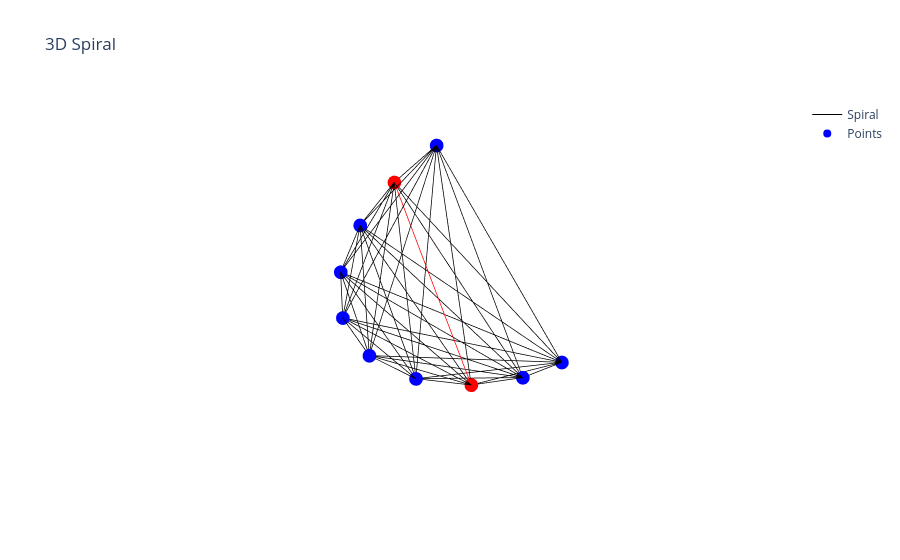

The cell this chart's notebook holds for it:
### Code cell
import numpy as np

import plotly.graph_objects as go

# Generate spiral points
num_points = 10
theta = np.linspace(0, 1 * np.pi, num_points)  # Angle for the spiral
z = np.linspace(0, 4, num_points)  # Height of the spiral
x = np.sin(theta)  # X-coordinates
y = np.cos(theta)  # Y-coordinates

# Define indices for red points
red_indices = [2, 8]

# Define colors for the points
colors = ['red' if i in red_indices else 'blue' for i in range(num_points)]

# Create the figure
fig = go.Figure()

# Add the spiral line
fig.add_trace(go.Scatter3d(
    x=x, y=y, z=z,
    mode='lines',
    line=dict(color='black', width=1),  # Thick black lines
    name='Spiral'
))

# Add the points
fig.add_trace(go.Scatter3d(
    x=x, y=y, z=z,
    mode='markers',
    marker=dict(size=8, color=colors),  # Color the points
    name='Points'
))

# Update layout
fig.update_layout(
    title='3D Spiral',
    scene=dict(
        xaxis_title='X',
        yaxis_title='Y',
        zaxis_title='Z'
    )
)

# Add lines connecting each point to every other point
for i in range(num_points):
    for j in range(i + 1, num_points):
        color = 'red' if i in red_indices and j in red_indices else 'black'
        fig.add_trace(go.Scatter3d(
            x=[x[i], x[j]],
            y=[y[i], y[j]],
            z=[z[i], z[j]],
            mode='lines',
            line=dict(color=color, width=1.5),
            showlegend=False
        ))


fig.update_layout(
    scene=dict(
        xaxis=dict(visible=False),
        yaxis=dict(visible=False),
        zaxis=dict(visible=False)
    )
)
# Show the plot
fig.show()

### Figure 1 — Plotly figure (JSON) as saved in the notebook; plotly's stock layout.template omitted (floating-point values rounded to 4 significant figures)
{"data": [{"line": {"color": "black", "width": 1}, "mode": "lines", "name": "Spiral", "type": "scatter3d", "x": [0.0, 0.342, 0.6428, 0.866, 0.9848, 0.9848, 0.866, 0.6428, 0.342, 1.225e-16], "y": [1.0, 0.9397, 0.766, 0.5, 0.1736, -0.1736, -0.5, -0.766, -0.9397, -1.0], "z": [0.0, 0.4444, 0.8889, 1.333, 1.778, 2.222, 2.667, 3.111, 3.556, 4.0]}, {"marker": {"color": ["blue", "blue", "red", "blue", "blue", "blue", "blue", "blue", "red", "blue"], "size": 8}, "mode": "markers", "name": "Points", "type": "scatter3d", "x": [0.0, 0.342, 0.6428, 0.866, 0.9848, 0.9848, 0.866, 0.6428, 0.342, 1.225e-16], "y": [1.0, 0.9397, 0.766, 0.5, 0.1736, -0.1736, -0.5, -0.766, -0.9397, -1.0], "z": [0.0, 0.4444, 0.8889, 1.333, 1.778, 2.222, 2.667, 3.111, 3.556, 4.0]}, {"line": {"color": "black", "width": 1.5}, "mode": "lines", "showlegend": false, "type": "scatter3d", "x": [0, 0.342], "y": [1, 0.9397], "z": [0, 0.4444]}, {"line": {"color": "black", "width": 1.5}, "mode": "lines", "showlegend": false, "type": "scatter3d", "x": [0, 0.6428], "y": [1, 0.766], "z": [0, 0.8889]}, {"line": {"color": "black", "width": 1.5}, "mode": "lines", "showlegend": false, "type": "scatter3d", "x": [0, 0.866], "y": [1, 0.5], "z": [0, 1.333]}, {"line": {"color": "black", "width": 1.5}, "mode": "lines", "showlegend": false, "type": "scatter3d", "x": [0, 0.9848], "y": [1, 0.1736], "z": [0, 1.778]}, {"line": {"color": "black", "width": 1.5}, "mode": "lines", "showlegend": false, "type": "scatter3d", "x": [0, 0.9848], "y": [1, -0.1736], "z": [0, 2.222]}, {"line": {"color": "black", "width": 1.5}, "mode": "lines", "showlegend": false, "type": "scatter3d", "x": [0, 0.866], "y": [1, -0.5], "z": [0, 2.667]}, {"line": {"color": "black", "width": 1.5}, "mode": "lines", "showlegend": false, "type": "scatter3d", "x": [0, 0.6428], "y": [1, -0.766], "z": [0, 3.111]}, {"line": {"color": "black", "width": 1.5}, "mode": "lines", "showlegend": false, "type": "scatter3d", "x": [0, 0.342], "y": [1, -0.9397], "z": [0, 3.556]}, {"line": {"color": "black", "width": 1.5}, "mode": "lines", "showlegend": false, "type": "scatter3d", "x": [0, 1.225e-16], "y": [1, -1], "z": [0, 4]}, {"line": {"color": "black", "width": 1.5}, "mode": "lines", "showlegend": false, "type": "scatter3d", "x": [0.342, 0.6428], "y": [0.9397, 0.766], "z": [0.4444, 0.8889]}, {"line": {"color": "black", "width": 1.5}, "mode": "lines", "showlegend": false, "type": "scatter3d", "x": [0.342, 0.866], "y": [0.9397, 0.5], "z": [0.4444, 1.333]}, {"line": {"color": "black", "width": 1.5}, "mode": "lines", "showlegend": false, "type": "scatter3d", "x": [0.342, 0.9848], "y": [0.9397, 0.1736], "z": [0.4444, 1.778]}, {"line": {"color": "black", "width": 1.5}, "mode": "lines", "showlegend": false, "type": "scatter3d", "x": [0.342, 0.9848], "y": [0.9397, -0.1736], "z": [0.4444, 2.222]}, {"line": {"color": "black", "width": 1.5}, "mode": "lines", "showlegend": false, "type": "scatter3d", "x": [0.342, 0.866], "y": [0.9397, -0.5], "z": [0.4444, 2.667]}, {"line": {"color": "black", "width": 1.5}, "mode": "lines", "showlegend": false, "type": "scatter3d", "x": [0.342, 0.6428], "y": [0.9397, -0.766], "z": [0.4444, 3.111]}, {"line": {"color": "black", "width": 1.5}, "mode": "lines", "showlegend": false, "type": "scatter3d", "x": [0.342, 0.342], "y": [0.9397, -0.9397], "z": [0.4444, 3.556]}, {"line": {"color": "black", "width": 1.5}, "mode": "lines", "showlegend": false, "type": "scatter3d", "x": [0.342, 1.225e-16], "y": [0.9397, -1], "z": [0.4444, 4]}, {"line": {"color": "black", "width": 1.5}, "mode": "lines", "showlegend": false, "type": "scatter3d", "x": [0.6428, 0.866], "y": [0.766, 0.5], "z": [0.8889, 1.333]}, {"line": {"color": "black", "width": 1.5}, "mode": "lines", "showlegend": false, "type": "scatter3d", "x": [0.6428, 0.9848], "y": [0.766, 0.1736], "z": [0.8889, 1.778]}, {"line": {"color": "black", "width": 1.5}, "mode": "lines", "showlegend": false, "type": "scatter3d", "x": [0.6428, 0.9848], "y": [0.766, -0.1736], "z": [0.8889, 2.222]}, {"line": {"color": "black", "width": 1.5}, "mode": "lines", "showlegend": false, "type": "scatter3d", "x": [0.6428, 0.866], "y": [0.766, -0.5], "z": [0.8889, 2.667]}, {"line": {"color": "black", "width": 1.5}, "mode": "lines", "showlegend": false, "type": "scatter3d", "x": [0.6428, 0.6428], "y": [0.766, -0.766], "z": [0.8889, 3.111]}, {"line": {"color": "red", "width": 1.5}, "mode": "lines", "showlegend": false, "type": "scatter3d", "x": [0.6428, 0.342], "y": [0.766, -0.9397], "z": [0.8889, 3.556]}, {"line": {"color": "black", "width": 1.5}, "mode": "lines", "showlegend": false, "type": "scatter3d", "x": [0.6428, 1.225e-16], "y": [0.766, -1], "z": [0.8889, 4]}, {"line": {"color": "black", "width": 1.5}, "mode": "lines", "showlegend": false, "type": "scatter3d", "x": [0.866, 0.9848], "y": [0.5, 0.1736], "z": [1.333, 1.778]}, {"line": {"color": "black", "width": 1.5}, "mode": "lines", "showlegend": false, "type": "scatter3d", "x": [0.866, 0.9848], "y": [0.5, -0.1736], "z": [1.333, 2.222]}, {"line": {"color": "black", "width": 1.5}, "mode": "lines", "showlegend": false, "type": "scatter3d", "x": [0.866, 0.866], "y": [0.5, -0.5], "z": [1.333, 2.667]}, {"line": {"color": "black", "width": 1.5}, "mode": "lines", "showlegend": false, "type": "scatter3d", "x": [0.866, 0.6428], "y": [0.5, -0.766], "z": [1.333, 3.111]}, {"line": {"color": "black", "width": 1.5}, "mode": "lines", "showlegend": false, "type": "scatter3d", "x": [0.866, 0.342], "y": [0.5, -0.9397], "z": [1.333, 3.556]}, {"line": {"color": "black", "width": 1.5}, "mode": "lines", "showlegend": false, "type": "scatter3d", "x": [0.866, 1.225e-16], "y": [0.5, -1], "z": [1.333, 4]}, {"line": {"color": "black", "width": 1.5}, "mode": "lines", "showlegend": false, "type": "scatter3d", "x": [0.9848, 0.9848], "y": [0.1736, -0.1736], "z": [1.778, 2.222]}, {"line": {"color": "black", "width": 1.5}, "mode": "lines", "showlegend": false, "type": "scatter3d", "x": [0.9848, 0.866], "y": [0.1736, -0.5], "z": [1.778, 2.667]}, {"line": {"color": "black", "width": 1.5}, "mode": "lines", "showlegend": false, "type": "scatter3d", "x": [0.9848, 0.6428], "y": [0.1736, -0.766], "z": [1.778, 3.111]}, {"line": {"color": "black", "width": 1.5}, "mode": "lines", "showlegend": false, "type": "scatter3d", "x": [0.9848, 0.342], "y": [0.1736, -0.9397], "z": [1.778, 3.556]}, {"line": {"color": "black", "width": 1.5}, "mode": "lines", "showlegend": false, "type": "scatter3d", "x": [0.9848, 1.225e-16], "y": [0.1736, -1], "z": [1.778, 4]}, {"line": {"color": "black", "width": 1.5}, "mode": "lines", "showlegend": false, "type": "scatter3d", "x": [0.9848, 0.866], "y": [-0.1736, -0.5], "z": [2.222, 2.667]}, {"line": {"color": "black", "width": 1.5}, "mode": "lines", "showlegend": false, "type": "scatter3d", "x": [0.9848, 0.6428], "y": [-0.1736, -0.766], "z": [2.222, 3.111]}, {"line": {"color": "black", "width": 1.5}, "mode": "lines", "showlegend": false, "type": "scatter3d", "x": [0.9848, 0.342], "y": [-0.1736, -0.9397], "z": [2.222, 3.556]}, {"line": {"color": "black", "width": 1.5}, "mode": "lines", "showlegend": false, "type": "scatter3d", "x": [0.9848, 1.225e-16], "y": [-0.1736, -1], "z": [2.222, 4]}, {"line": {"color": "black", "width": 1.5}, "mode": "lines", "showlegend": false, "type": "scatter3d", "x": [0.866, 0.6428], "y": [-0.5, -0.766], "z": [2.667, 3.111]}, {"line": {"color": "black", "width": 1.5}, "mode": "lines", "showlegend": false, "type": "scatter3d", "x": [0.866, 0.342], "y": [-0.5, -0.9397], "z": [2.667, 3.556]}, {"line": {"color": "black", "width": 1.5}, "mode": "lines", "showlegend": false, "type": "scatter3d", "x": [0.866, 1.225e-16], "y": [-0.5, -1], "z": [2.667, 4]}, {"line": {"color": "black", "width": 1.5}, "mode": "lines", "showlegend": false, "type": "scatter3d", "x": [0.6428, 0.342], "y": [-0.766, -0.9397], "z": [3.111, 3.556]}, {"line": {"color": "black", "width": 1.5}, "mode": "lines", "showlegend": false, "type": "scatter3d", "x": [0.6428, 1.225e-16], "y": [-0.766, -1], "z": [3.111, 4]}, {"line": {"color": "black", "width": 1.5}, "mode": "lines", "showlegend": false, "type": "scatter3d", "x": [0.342, 1.225e-16], "y": [-0.9397, -1], "z": [3.556, 4]}], "layout": {"scene": {"xaxis": {"title": {"text": "X"}, "visible": false}, "yaxis": {"title": {"text": "Y"}, "visible": false}, "zaxis": {"title": {"text": "Z"}, "visible": false}}, "title": {"text": "3D Spiral"}}}
